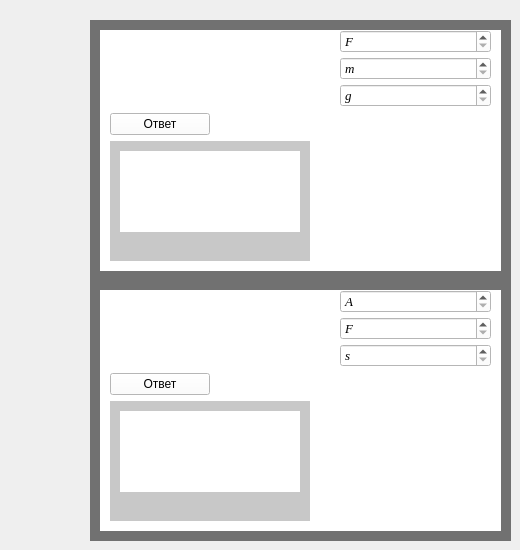
    <widget class="QWidget" name="tab_3">
     <attribute name="title">
      <string>механическая работа</string>
     </attribute>
     <widget class="QWidget" name="widget_21" native="true">
      <property name="geometry">
       <rect>
        <x>90</x>
        <y>20</y>
        <width>421</width>
        <height>261</height>
       </rect>
      </property>
      <property name="styleSheet">
       <string notr="true">background-color: rgb(0, 0, 0);
background-color: rgb(113, 113, 113);</string>
      </property>
      <widget class="QWidget" name="widget_22" native="true">
       <property name="geometry">
        <rect>
         <x>10</x>
         <y>10</y>
         <width>401</width>
         <height>241</height>
        </rect>
       </property>
       <property name="styleSheet">
        <string notr="true">background-color: rgb(255, 255, 255);</string>
       </property>
       <widget class="QWidget" name="verticalLayoutWidget_28">
        <property name="geometry">
         <rect>
          <x>10</x>
          <y>0</y>
          <width>381</width>
          <height>231</height>
         </rect>
        </property>
        <layout class="QVBoxLayout" name="verticalLayout_34">
         <item>
          <layout class="QHBoxLayout" name="horizontalLayout_19">
           <property name="spacing">
            <number>50</number>
           </property>
           <item>
            <widget class="QLabel" name="label_37">
             <property name="minimumSize">
              <size>
               <width>180</width>
               <height>0</height>
              </size>
             </property>
             <property name="styleSheet">
              <string notr="true">background-color: rgb(255, 255, 255);</string>
             </property>
             <property name="text">
              <string/>
             </property>
             <property name="pixmap">
              <pixmap>D:/Downloads/Снимок экрана (15).png</pixmap>
             </property>
            </widget>
           </item>
           <item>
            <layout class="QVBoxLayout" name="verticalLayout_13">
             <property name="spacing">
              <number>4</number>
             </property>
             <item>
              <widget class="QSpinBox" name="spinBox_35">
               <property name="font">
                <font>
                 <family>Times New Roman</family>
                 <pointsize>10</pointsize>
                 <italic>true</italic>
                </font>
               </property>
               <property name="specialValueText">
                <string>F</string>
               </property>
               <property name="maximum">
                <number>1000000000</number>
               </property>
              </widget>
             </item>
             <item>
              <widget class="QSpinBox" name="spinBox_33">
               <property name="font">
                <font>
                 <family>Times New Roman</family>
                 <pointsize>10</pointsize>
                 <italic>true</italic>
                </font>
               </property>
               <property name="specialValueText">
                <string>m</string>
               </property>
               <property name="maximum">
                <number>1000000000</number>
               </property>
              </widget>
             </item>
             <item>
              <widget class="QSpinBox" name="spinBox_34">
               <property name="font">
                <font>
                 <family>Times New Roman</family>
                 <pointsize>10</pointsize>
                 <italic>true</italic>
                </font>
               </property>
               <property name="specialValueText">
                <string>g</string>
               </property>
               <property name="maximum">
                <number>1000000000</number>
               </property>
              </widget>
             </item>
            </layout>
           </item>
          </layout>
         </item>
         <item>
          <widget class="QPushButton" name="pushButton_6">
           <property name="minimumSize">
            <size>
             <width>100</width>
             <height>0</height>
            </size>
           </property>
           <property name="maximumSize">
            <size>
             <width>100</width>
             <height>16777215</height>
            </size>
           </property>
           <property name="text">
            <string>Ответ</string>
           </property>
          </widget>
         </item>
         <item>
          <widget class="QWidget" name="widget_33" native="true">
           <property name="maximumSize">
            <size>
             <width>200</width>
             <height>16777215</height>
            </size>
           </property>
           <property name="styleSheet">
            <string notr="true">background-color: rgb(200, 200, 200);</string>
           </property>
           <widget class="QLabel" name="label_3">
            <property name="geometry">
             <rect>
              <x>10</x>
              <y>10</y>
              <width>180</width>
              <height>81</height>
             </rect>
            </property>
            <property name="minimumSize">
             <size>
              <width>180</width>
              <height>0</height>
             </size>
            </property>
            <property name="maximumSize">
             <size>
              <width>180</width>
              <height>16777215</height>
             </size>
            </property>
            <property name="styleSheet">
             <string notr="true">background-color: rgb(255, 255, 255);</string>
            </property>
            <property name="text">
             <string/>
            </property>
           </widget>
          </widget>
         </item>
        </layout>
       </widget>
      </widget>
     </widget>
     <widget class="QWidget" name="widget_23" native="true">
      <property name="geometry">
       <rect>
        <x>90</x>
        <y>280</y>
        <width>421</width>
        <height>261</height>
       </rect>
      </property>
      <property name="styleSheet">
       <string notr="true">background-color: rgb(0, 0, 0);
background-color: rgb(113, 113, 113);</string>
      </property>
      <widget class="QWidget" name="widget_24" native="true">
       <property name="geometry">
        <rect>
         <x>10</x>
         <y>10</y>
         <width>401</width>
         <height>241</height>
        </rect>
       </property>
       <property name="styleSheet">
        <string notr="true">background-color: rgb(255, 255, 255);</string>
       </property>
       <widget class="QWidget" name="verticalLayoutWidget_29">
        <property name="geometry">
         <rect>
          <x>10</x>
          <y>0</y>
          <width>381</width>
          <height>231</height>
         </rect>
        </property>
        <layout class="QVBoxLayout" name="verticalLayout_35">
         <item>
          <layout class="QHBoxLayout" name="horizontalLayout_20">
           <property name="spacing">
            <number>50</number>
           </property>
           <item>
            <widget class="QLabel" name="label_39">
             <property name="minimumSize">
              <size>
               <width>180</width>
               <height>0</height>
              </size>
             </property>
             <property name="styleSheet">
              <string notr="true">background-color: rgb(255, 255, 255);</string>
             </property>
             <property name="text">
              <string/>
             </property>
             <property name="pixmap">
              <pixmap>D:/Downloads/Снимок экрана (17).png</pixmap>
             </property>
            </widget>
           </item>
           <item>
            <layout class="QVBoxLayout" name="verticalLayout_36">
             <property name="spacing">
              <number>4</number>
             </property>
             <item>
              <widget class="QSpinBox" name="spinBox_37">
               <property name="font">
                <font>
                 <family>Times New Roman</family>
                 <pointsize>10</pointsize>
                 <italic>true</italic>
                </font>
               </property>
               <property name="specialValueText">
                <string>A</string>
               </property>
               <property name="maximum">
                <number>1000000000</number>
               </property>
              </widget>
             </item>
             <item>
              <widget class="QSpinBox" name="spinBox_39">
               <property name="font">
                <font>
                 <family>Times New Roman</family>
                 <pointsize>10</pointsize>
                 <italic>true</italic>
                </font>
               </property>
               <property name="specialValueText">
                <string>F</string>
               </property>
               <property name="maximum">
                <number>1000000000</number>
               </property>
              </widget>
             </item>
             <item>
              <widget class="QSpinBox" name="spinBox_38">
               <property name="font">
                <font>
                 <family>Times New Roman</family>
                 <pointsize>10</pointsize>
                 <italic>true</italic>
                </font>
               </property>
               <property name="specialValueText">
                <string>s</string>
               </property>
               <property name="maximum">
                <number>1000000000</number>
               </property>
              </widget>
             </item>
            </layout>
           </item>
          </layout>
         </item>
         <item>
          <widget class="QPushButton" name="pushButton_5">
           <property name="minimumSize">
            <size>
             <width>100</width>
             <height>0</height>
            </size>
           </property>
           <property name="maximumSize">
            <size>
             <width>100</width>
             <height>16777215</height>
            </size>
           </property>
           <property name="text">
            <string>Ответ</string>
           </property>
          </widget>
         </item>
         <item>
          <widget class="QWidget" name="widget_31" native="true">
           <property name="maximumSize">
            <size>
             <width>200</width>
             <height>16777215</height>
            </size>
           </property>
           <property name="styleSheet">
            <string notr="true">background-color: rgb(200, 200, 200);</string>
           </property>
           <widget class="QLabel" name="label">
            <property name="geometry">
             <rect>
              <x>10</x>
              <y>10</y>
              <width>180</width>
              <height>81</height>
             </rect>
            </property>
            <property name="minimumSize">
             <size>
              <width>180</width>
              <height>0</height>
             </size>
            </property>
            <property name="maximumSize">
             <size>
              <width>180</width>
              <height>16777215</height>
             </size>
            </property>
            <property name="styleSheet">
             <string notr="true">background-color: rgb(255, 255, 255);</string>
            </property>
            <property name="text">
             <string/>
            </property>
           </widget>
          </widget>
         </item>
        </layout>
       </widget>
      </widget>
     </widget>
    </widget>
